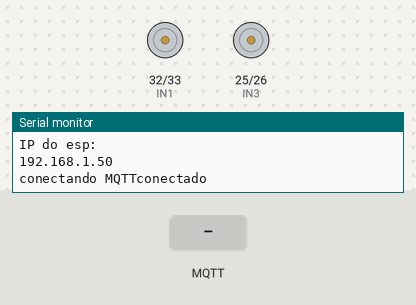
This sketch was run on a simulated ESP32. On the bench: motor-driver pin pairs drawn as motors (green arrow = first pin HIGH = forward, orange = second pin HIGH = backward, longer = more drive, scaled by the enable pin), the last lines printed to the serial monitor. The test bench sets the inputs (shaded band). WiFi joins after 1.5 s; servers stay silent unless stated; no MQTT or app messages arrive unless stated.

Above: at 13.2 s.
13.3 s: MQTT message "DESLIGA" arrives on the first subscribed topic
16.3 s: MQTT message "w" arrives on the first subscribed topic
At 16.9 s:
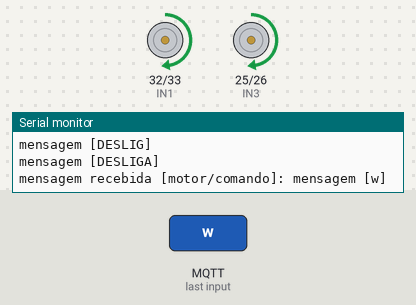
17.8 s: MQTT message "s" arrives on the first subscribed topic
At 19.0 s:
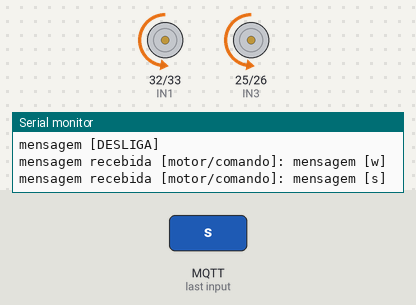
19.3 s: MQTT message "a" arrives on the first subscribed topic
At 20.4 s:
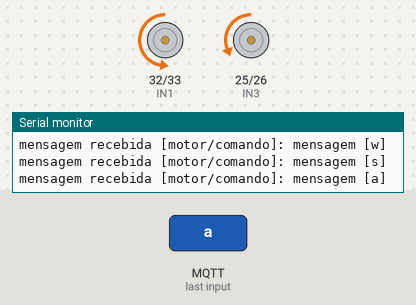
20.8 s: MQTT message "d" arrives on the first subscribed topic
At 21.5 s:
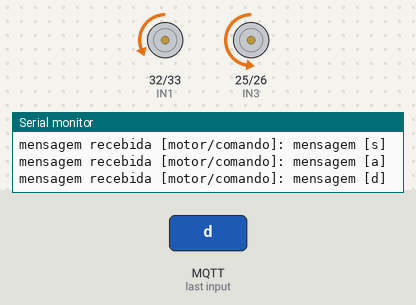
22.3 s: MQTT message "DESLIGA" arrives on the first subscribed topic
At 23.05 s:
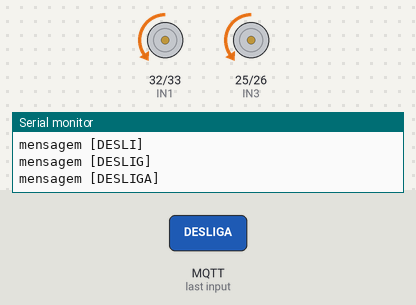
Timing chart, 0 to 25.7 s (numbered marks = the images above; inputs shaded):
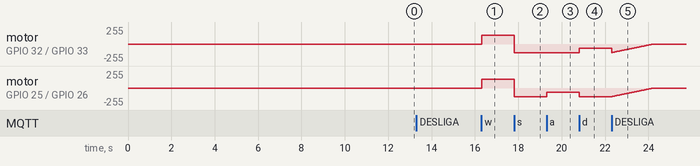

Measured:
- after the input at 16.3 s, motor on GPIO 32 (IN1) / GPIO 33 (IN2), motor on GPIO 25 (IN3) / GPIO 26 (IN4): stopped → forward 128/255 at once
- after the input at 17.8 s, motor on GPIO 32 (IN1) / GPIO 33 (IN2), motor on GPIO 25 (IN3) / GPIO 26 (IN4): forward 128/255 → backward 128/255 at once
- after the input at 19.3 s, motor on GPIO 25 (IN3) / GPIO 26 (IN4): backward 128/255 → backward 64/255 at once
- after the input at 20.8 s, motor on GPIO 32 (IN1) / GPIO 33 (IN2): backward 128/255 → backward 64/255 at once; motor on GPIO 25 (IN3) / GPIO 26 (IN4): backward 64/255 → backward 128/255 at once
- after the input at 22.3 s, motor on GPIO 25 (IN3) / GPIO 26 (IN4): moves from backward 128/255 to stopped over 1.9 s, starting at once

The sketch:

cerebro_nexus.ino
```cpp
#include <WiFi.h>
#include <PubSubClient.h>


//conexão WiFi
const char* ssid = ":D";
const char* senha = "12345678";

//definindo o IP que receberá o protocolo
const char* mqtt_server = "10.181.154.230";
const int mqtt_porta = 1883;

//usuário e senha do mosquitto
const char* usuario = "nexus";
const char* mqtt_senha = "nexus123";

//define o esp32 como cliente
WiFiClient espClient;
PubSubClient client(espClient);


//portas
const int IN1 = 32, IN2 = 33, IN3 = 25, IN4 = 26, ENA = 27, ENB = 14;

//variaveis
String mensagem;

bool estadoIN3;
bool estadoIN4;
bool estadoIN1;
bool estadoIN2;


//callback, nele está o que o esp32 mostrará/realizará quando estabelecer a conexão
void callback (char* topic, byte* payload, unsigned int tamanho) {
  Serial.print("mensagem recebida [");
  Serial.print(topic);
  Serial.print("]: ");

   for (int i = 0; i < tamanho; i++) {

    mensagem += (char)payload[i];

    Serial.print("mensagem [");
    Serial.print(mensagem);
    Serial.println("]");
  }


  //pwm dos motores
  analogWrite(ENA, 128);
  analogWrite(ENB, 128);


  //o que o esp32 deve interpretar para cada uma dessas mensagens que serão enviadas para o tópico
if (mensagem == "w"){
    estadoIN3 = HIGH;
    estadoIN4 = LOW;
    estadoIN1 = HIGH;
    estadoIN2 = LOW;
    mensagem = "";

}
if (mensagem == "DESLIGA") {
    estadoIN3 = LOW;
    estadoIN4 = LOW;
    estadoIN1 = LOW;
    estadoIN2 = LOW;

    for(int i = 128; i>=0; i--) {
      analogWrite(ENA, i);
      analogWrite(ENB, i);
      delay(15);
    }
   mensagem = "";

    }


  if (mensagem == "s") {
    estadoIN3 = LOW;
    estadoIN4 = HIGH;
    estadoIN1 = LOW;
    estadoIN2 = HIGH;
    mensagem = "";
  }
  if(mensagem == "a"){
  analogWrite(ENB, 64);
  analogWrite(ENA, 128);

  mensagem = "";
  }
 if(mensagem == "d"){
   analogWrite(ENA, 64);
  analogWrite(ENB, 128);

  mensagem = "";
  }

  Serial.println();

  digitalWrite(IN3, estadoIN3);
  digitalWrite(IN4, estadoIN4);
  digitalWrite(IN1, estadoIN1);
  digitalWrite(IN2, estadoIN2);


}

//definindo a conexão e inscrevendo o esp32 no tópico do broker
void reconnect() {
  while(!client.connected()){
    Serial.print("conectando MQTT");
    if(client.connect("ESP32", usuario, mqtt_senha)){
      Serial.print("conectado");
      client.subscribe("motor/comando");
    }
    else {
      Serial.print("falhou, codigo: ");
      Serial.print(client.state());
      Serial.println("tentando novamente.......");
      delay(5000);
    }
  }
}

void setup() {
  //monitor serial
  Serial.begin(115200);
  delay(2000);

  //conectando o esp32 à rede WiFi
  WiFi.begin(ssid, senha);
  WiFi.mode(WIFI_STA);

  while(WiFi.status() != WL_CONNECTED){
    delay(10000);
    Serial.print(".");
  }

  Serial.println("\n conectado");
  Serial.println("IP do esp:");
  Serial.println(WiFi.localIP());


  //setando o IP e a porta usada para o protocolo assim como definindo o callback
  client.setServer(mqtt_server, mqtt_porta);
  client.setCallback(callback);


  //definindo as portas da ponte H como saídas digitais
  pinMode(IN1, OUTPUT);
  pinMode(IN2, OUTPUT);
  pinMode(IN3, OUTPUT);
  pinMode(IN4, OUTPUT);

  //estado inicial das portas da ponte H
  estadoIN3 = LOW;
  estadoIN4 = LOW;
  estadoIN1 = LOW;
  estadoIN2 = LOW;


}

void loop() {
  if(!client.connected()) reconnect();

  client.loop();

}
```
